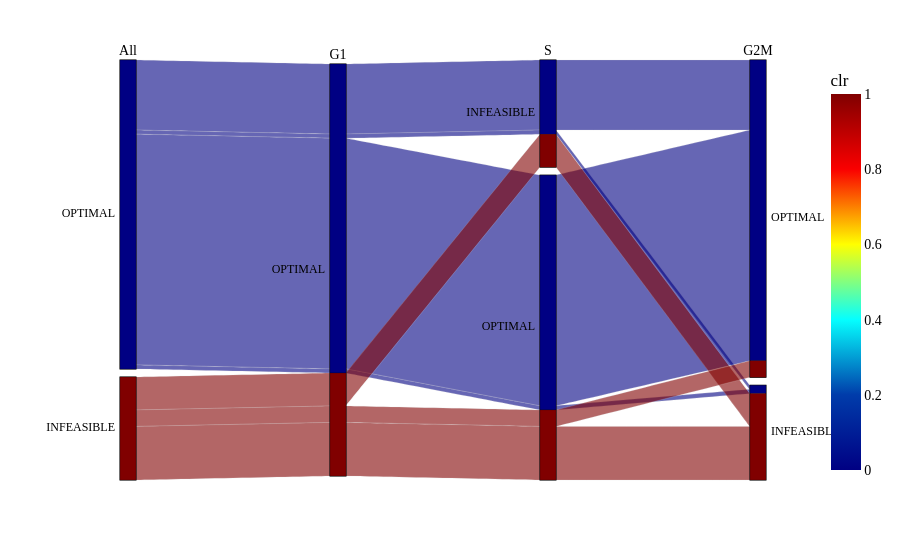

This figure's notebook cell:
### Code cell
phases = ["All", "G1", "S", "G2M"]
columns = [f"MIR199A1_{phase}_d3_c95_status" for phase in phases]
labels = {col: phase for col, phase in zip(columns, phases)}
df = MF_independent_df[columns]
df['clr'] = df.apply(add_clr_constructor("All"), axis=1)

fig = px.parallel_categories(df, dimensions=columns, labels=labels, color='clr', color_continuous_scale=px.colors.sequential.Jet)
font_dict = {
    'family': 'Calbiri',
    'size': 14,
    'color': 'black',
    'shadow': ''
}
fig.update_layout(font=font_dict)

### Figure 1 — Plotly figure (JSON) as saved in the notebook; plotly's stock layout.template omitted (floating-point values rounded to 4 significant figures)
{"data": [{"dimensions": [{"label": "All", "values": ["OPTIMAL", "OPTIMAL", "OPTIMAL", "INFEASIBLE", "OPTIMAL", "OPTIMAL", "INFEASIBLE", "OPTIMAL", "OPTIMAL", "INFEASIBLE", "OPTIMAL", "OPTIMAL", "OPTIMAL", "OPTIMAL", "INFEASIBLE", "OPTIMAL", "INFEASIBLE", "OPTIMAL", "OPTIMAL", "OPTIMAL", "OPTIMAL", "OPTIMAL", "INFEASIBLE", "OPTIMAL", "INFEASIBLE", "INFEASIBLE", "OPTIMAL", "OPTIMAL", "OPTIMAL", "OPTIMAL", "OPTIMAL", "OPTIMAL", "OPTIMAL", "OPTIMAL", "OPTIMAL", "OPTIMAL", "OPTIMAL", "INFEASIBLE", "OPTIMAL", "INFEASIBLE", "OPTIMAL", "INFEASIBLE", "OPTIMAL", "INFEASIBLE", "OPTIMAL", "OPTIMAL", "OPTIMAL", "OPTIMAL", "OPTIMAL", "OPTIMAL", "OPTIMAL", "INFEASIBLE", "OPTIMAL", "OPTIMAL", "INFEASIBLE", "OPTIMAL", "INFEASIBLE", "OPTIMAL", "INFEASIBLE", "INFEASIBLE", "OPTIMAL", "INFEASIBLE", "OPTIMAL", "OPTIMAL", "OPTIMAL", "OPTIMAL", "INFEASIBLE", "OPTIMAL", "OPTIMAL", "OPTIMAL", "INFEASIBLE", "OPTIMAL", "INFEASIBLE", "OPTIMAL", "OPTIMAL", "OPTIMAL", "OPTIMAL", "INFEASIBLE", "INFEASIBLE", "OPTIMAL", "OPTIMAL", "OPTIMAL", "OPTIMAL", "INFEASIBLE", "OPTIMAL", "OPTIMAL", "OPTIMAL", "OPTIMAL", "OPTIMAL", "OPTIMAL", "OPTIMAL", "OPTIMAL", "OPTIMAL", "OPTIMAL", "OPTIMAL", "INFEASIBLE", "OPTIMAL", "OPTIMAL", "OPTIMAL", "OPTIMAL"]}, {"label": "G1", "values": ["OPTIMAL", "OPTIMAL", "OPTIMAL", "OPTIMAL", "OPTIMAL", "OPTIMAL", "OPTIMAL", "OPTIMAL", "OPTIMAL", "OPTIMAL", "OPTIMAL", "OPTIMAL", "OPTIMAL", "OPTIMAL", "OPTIMAL", "OPTIMAL", "OPTIMAL", "OPTIMAL", "OPTIMAL", "OPTIMAL", "OPTIMAL", "OPTIMAL", "OPTIMAL", "OPTIMAL", "OPTIMAL", "OPTIMAL", "OPTIMAL", "OPTIMAL", "OPTIMAL", "OPTIMAL", "OPTIMAL", "OPTIMAL", "OPTIMAL", "OPTIMAL", "OPTIMAL", "OPTIMAL", "OPTIMAL", "OPTIMAL", "OPTIMAL", "OPTIMAL", "OPTIMAL", "OPTIMAL", "OPTIMAL", "OPTIMAL", "OPTIMAL", "OPTIMAL", "OPTIMAL", "OPTIMAL", "OPTIMAL", "OPTIMAL", "OPTIMAL", "OPTIMAL", "OPTIMAL", "OPTIMAL", "OPTIMAL", "OPTIMAL", "OPTIMAL", "OPTIMAL", "OPTIMAL", "OPTIMAL", "OPTIMAL", "OPTIMAL", "OPTIMAL", "OPTIMAL", "OPTIMAL", "OPTIMAL", "OPTIMAL", "OPTIMAL", "OPTIMAL", "OPTIMAL", "OPTIMAL", "OPTIMAL", "OPTIMAL", "OPTIMAL", "OPTIMAL", "OPTIMAL", "OPTIMAL", "OPTIMAL", "OPTIMAL", "OPTIMAL", "OPTIMAL", "OPTIMAL", "OPTIMAL", "OPTIMAL", "OPTIMAL", "OPTIMAL", "OPTIMAL", "OPTIMAL", "OPTIMAL", "OPTIMAL", "OPTIMAL", "OPTIMAL", "OPTIMAL", "OPTIMAL", "OPTIMAL", "OPTIMAL", "OPTIMAL", "OPTIMAL", "OPTIMAL", "OPTIMAL"]}, {"label": "S", "values": ["INFEASIBLE", "OPTIMAL", "OPTIMAL", "OPTIMAL", "OPTIMAL", "OPTIMAL", "OPTIMAL", "OPTIMAL", "OPTIMAL", "OPTIMAL", "OPTIMAL", "INFEASIBLE", "OPTIMAL", "OPTIMAL", "OPTIMAL", "INFEASIBLE", "INFEASIBLE", "OPTIMAL", "OPTIMAL", "INFEASIBLE", "INFEASIBLE", "INFEASIBLE", "INFEASIBLE", "OPTIMAL", "OPTIMAL", "INFEASIBLE", "INFEASIBLE", "INFEASIBLE", "OPTIMAL", "OPTIMAL", "OPTIMAL", "OPTIMAL", "OPTIMAL", "INFEASIBLE", "INFEASIBLE", "OPTIMAL", "OPTIMAL", "INFEASIBLE", "OPTIMAL", "INFEASIBLE", "INFEASIBLE", "INFEASIBLE", "OPTIMAL", "OPTIMAL", "INFEASIBLE", "OPTIMAL", "INFEASIBLE", "OPTIMAL", "OPTIMAL", "OPTIMAL", "OPTIMAL", "OPTIMAL", "OPTIMAL", "OPTIMAL", "OPTIMAL", "OPTIMAL", "OPTIMAL", "OPTIMAL", "OPTIMAL", "OPTIMAL", "INFEASIBLE", "INFEASIBLE", "OPTIMAL", "OPTIMAL", "INFEASIBLE", "OPTIMAL", "OPTIMAL", "OPTIMAL", "OPTIMAL", "OPTIMAL", "OPTIMAL", "OPTIMAL", "OPTIMAL", "OPTIMAL", "OPTIMAL", "OPTIMAL", "OPTIMAL", "OPTIMAL", "OPTIMAL", "OPTIMAL", "OPTIMAL", "OPTIMAL", "OPTIMAL", "OPTIMAL", "OPTIMAL", "OPTIMAL", "OPTIMAL", "OPTIMAL", "OPTIMAL", "INFEASIBLE", "INFEASIBLE", "OPTIMAL", "OPTIMAL", "OPTIMAL", "OPTIMAL", "INFEASIBLE", "OPTIMAL", "OPTIMAL", "INFEASIBLE", "OPTIMAL"]}, {"label": "G2M", "values": ["OPTIMAL", "OPTIMAL", "OPTIMAL", "INFEASIBLE", "OPTIMAL", "OPTIMAL", "OPTIMAL", "OPTIMAL", "OPTIMAL", "INFEASIBLE", "OPTIMAL", "OPTIMAL", "OPTIMAL", "OPTIMAL", "INFEASIBLE", "OPTIMAL", "INFEASIBLE", "OPTIMAL", "OPTIMAL", "OPTIMAL", "OPTIMAL", "OPTIMAL", "INFEASIBLE", "OPTIMAL", "INFEASIBLE", "INFEASIBLE", "OPTIMAL", "OPTIMAL", "OPTIMAL", "OPTIMAL", "OPTIMAL", "OPTIMAL", "OPTIMAL", "INFEASIBLE", "OPTIMAL", "OPTIMAL", "OPTIMAL", "INFEASIBLE", "OPTIMAL", "INFEASIBLE", "OPTIMAL", "INFEASIBLE", "OPTIMAL", "INFEASIBLE", "OPTIMAL", "OPTIMAL", "OPTIMAL", "OPTIMAL", "OPTIMAL", "OPTIMAL", "OPTIMAL", "OPTIMAL", "OPTIMAL", "OPTIMAL", "INFEASIBLE", "OPTIMAL", "INFEASIBLE", "OPTIMAL", "INFEASIBLE", "INFEASIBLE", "OPTIMAL", "INFEASIBLE", "OPTIMAL", "OPTIMAL", "OPTIMAL", "OPTIMAL", "INFEASIBLE", "OPTIMAL", "OPTIMAL", "OPTIMAL", "INFEASIBLE", "OPTIMAL", "INFEASIBLE", "OPTIMAL", "OPTIMAL", "OPTIMAL", "OPTIMAL", "INFEASIBLE", "OPTIMAL", "OPTIMAL", "OPTIMAL", "OPTIMAL", "OPTIMAL", "OPTIMAL", "OPTIMAL", "OPTIMAL", "OPTIMAL", "INFEASIBLE", "OPTIMAL", "OPTIMAL", "OPTIMAL", "OPTIMAL", "OPTIMAL", "OPTIMAL", "OPTIMAL", "INFEASIBLE", "OPTIMAL", "OPTIMAL", "OPTIMAL", "OPTIMAL"]}], "domain": {"x": [0, 1], "y": [0, 1]}, "line": {"color": [0, 0, 0, 1, 0, 0, 1, 0, 0, 1, 0, 0, 0, 0, 1, 0, 1, 0, 0, 0, 0, 0, 1, 0, 1, 1, 0, 0, 0, 0, 0, 0, 0, 0, 0, 0, 0, 1, 0, 1, 0, 1, 0, 1, 0, 0, 0, 0, 0, 0, 0, 1, 0, 0, 1, 0, 1, 0, 1, 1, 0, 1, 0, 0, 0, 0, 1, 0, 0, 0, 1, 0, 1, 0, 0, 0, 0, 1, 1, 0, 0, 0, 0, 1, 0, 0, 0, 0, 0, 0, 0, 0, 0, 0, 0, 1, 0, 0, 0, 0], "coloraxis": "coloraxis"}, "name": "", "type": "parcats"}], "layout": {"coloraxis": {"colorbar": {"title": {"text": "clr"}}, "colorscale": [[0, "rgb(0,0,131)"], [0.2, "rgb(0,60,170)"], [0.4, "rgb(5,255,255)"], [0.6, "rgb(255,255,0)"], [0.8, "rgb(250,0,0)"], [1, "rgb(128,0,0)"]]}, "font": {"color": "black", "family": "Calbiri", "shadow": "", "size": 14}, "legend": {"tracegroupgap": 0}, "margin": {"t": 60}}}
